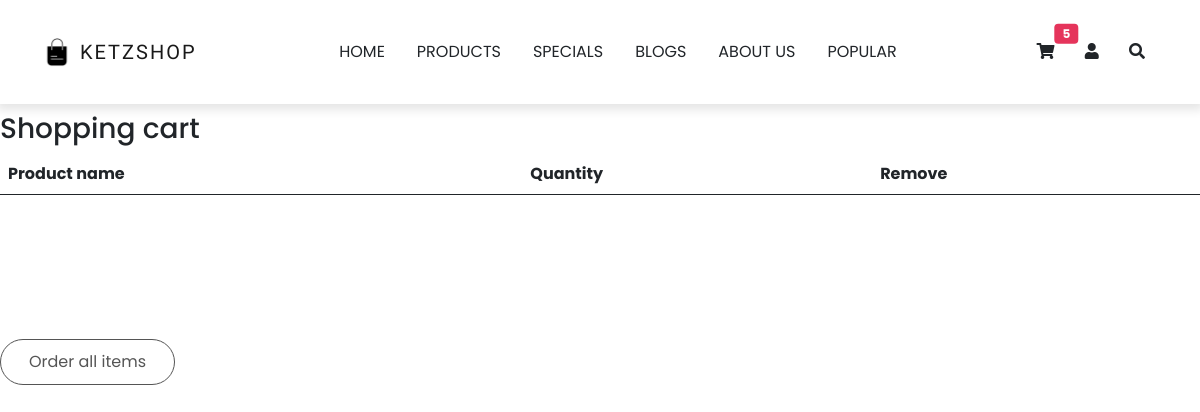
Before: /cart (signed in) with the older database file.
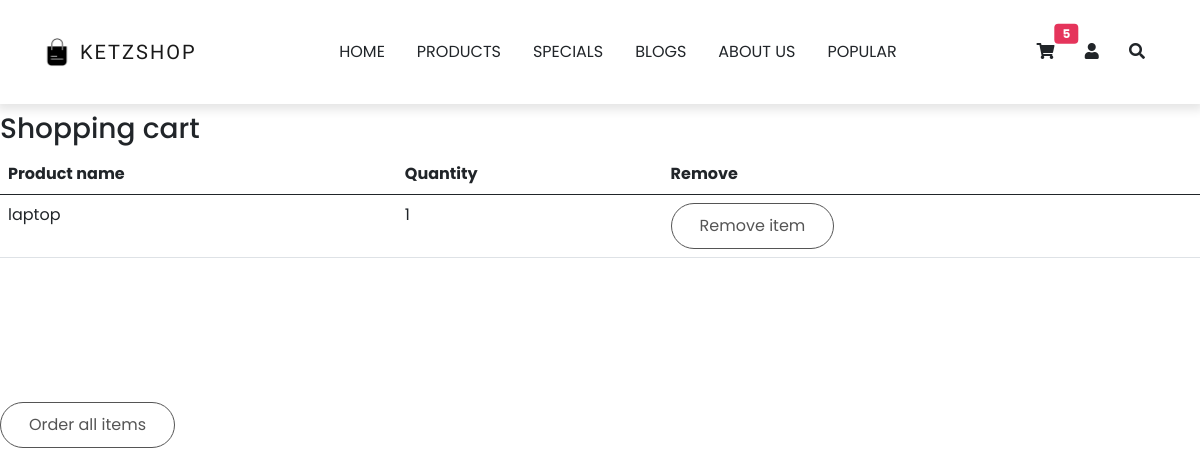
After: the same page with the newer database file.
### models.py (models this page shows)
class BaseModel(Model):
    class Meta:
        database = db

class Shopping_cart(BaseModel):
    user = ForeignKeyField(Users)
    product = ForeignKeyField(Products)
    ammount = IntegerField()
    cart_product_price = FloatField()

### main.py (the view)
@app.route('/cart')
@login_required
def show_cart():
    query = Shopping_cart.select(Products.product_name,Shopping_cart).join(Products, attr='product').where(Shopping_cart.user == current_user.user_id)
    return render_template('cart.html', query = query, query_catagories = query_catagories)

### main.py (called while the page is built)
@app.before_request
def make_session_permenant():
    session.permanent = True
    app.permanent_session_lifetime = timedelta(minutes=120)

@login_manager.user_loader
def load_user(user_id):
    return Users.get(user_id)

### templates/cart.html
{% extends "base.html" %}
{% block content %}
<div class="table py-6">
    <h3>Shopping cart</h3>
    <table class="table py-6">
        <thead class="thead-dark">
            <tr>
                <th>Product name</th>
                <th>Quantity</th>
                <th>Remove</th>
            </tr>
        </thead>
        <tbody>
            {% for item in query%}
            <tr>
                <td>{{ item.product.product_name }}</td>
                <td>{{ item.ammount }}</td>
                <td>
                    <form method="post" action="/cart/remove_item/{{ item.id }}">
                        <button type="submit" class="btn btn-danger">Remove item</button>
                    </form>
                </td>
            </tr>
            {% endfor %}
        </tbody>
    </table>
</div>
<form method="post" action="/order_items">
    <button type="submit" class="btn btn-success">Order all items</button>
</form>
{% endblock content %}

Changed rows visible on the page:
added Shopping_cart: product.product_name "laptop", ammount "1"
